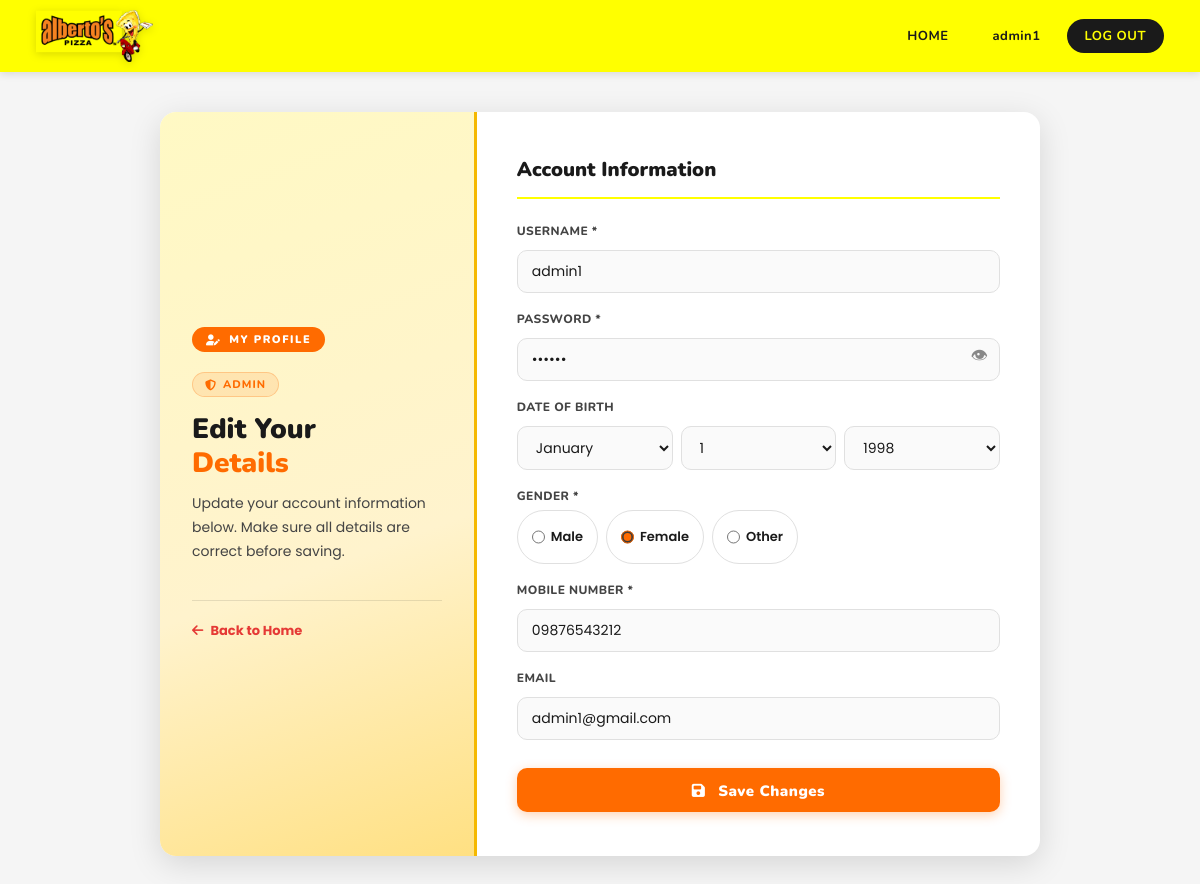
/profile_staff.php (signed in), run on the app's committed database.
### tables this page shows
CREATE TABLE `users` (
  `user_id` int NOT NULL AUTO_INCREMENT,
  `username` varchar(50) NOT NULL,
  `password` varchar(255) NOT NULL,
  `role` enum('admin','cashier','customer','driver') NOT NULL,
  `birth_date` date NOT NULL,
  `gender` enum('Male','Female','Other') NOT NULL,
  `mobile_number` varchar(11) NOT NULL,
  `email` varchar(100) DEFAULT NULL,
  `created_at` timestamp NULL DEFAULT CURRENT_TIMESTAMP,
  PRIMARY KEY (`user_id`),
  UNIQUE KEY `uq_username` (`username`)
);

### profile_staff.php (the view, shortened to what this page needs)
<?php
include "db_connect.php";
$role = strtolower($_SESSION['role'] ?? '');
$user_id = intval($_SESSION['user_id']);
$stmt = $conn->prepare("SELECT * FROM users WHERE user_id = ? LIMIT 1");
$stmt->bind_param("i", $user_id);
$stmt->execute();
$user = $stmt->get_result()->fetch_assoc();
$homeLink = match($role) {
    'cashier' => 'cashier.php',
    'driver'  => 'driver.php',
    'admin'   => 'admin.php',
    default   => 'index.php',
};
$roleLabel = match($role) {
    'cashier' => 'Cashier',
    'driver'  => 'Driver',
    'admin'   => 'Admin',
    default   => ucfirst($role),
};
$birthMonth = date('n', strtotime($user['birth_date']));
$birthDay   = date('j', strtotime($user['birth_date']));
$birthYear  = date('Y', strtotime($user['birth_date']));
?>
<!DOCTYPE html>
<html lang="en">
<head>
  <link rel="stylesheet" href="css/style.css">
  <link rel="stylesheet" href="https://cdnjs.cloudflare.com/ajax/libs/font-awesome/6.4.0/css/all.min.css">
</head>
<body>
<header class="navbar">
  <img src="logo/Alberto's Pizza.png" class="logo-img" alt="Alberto's Pizza Logo">
  <div class="nav-links">
    <a href="<?= $homeLink ?>">
      <?= $role === 'driver' ? 'DASHBOARD' : 'HOME' ?>
    </a>
    <a href="profile_staff.php"><?= htmlspecialchars($_SESSION['username']) ?></a>
    <a href="logout.php">LOG OUT</a>
  </div>
</header>
<div class="signup-wrapper">
  <div class="signup-card">
    <div class="signup-info">
      <div class="brand-badge">
        <i class="fa-solid fa-user-pen"></i> My Profile
      </div>
      <div class="role-pill">
        <?php
          $roleIcon = match($role) {
              'cashier' => 'fa-cash-register',
              'driver'  => 'fa-motorcycle',
              'admin'   => 'fa-shield-halved',
              default   => 'fa-user',
          };
        ?>
        <i class="fa-solid <?= $roleIcon ?>"></i>
        <?= $roleLabel ?>
      </div>
      <h2>Edit Your<br><span>Details</span></h2>
      <p>Update your account information below. Make sure all details are correct before saving.</p>
      <a href="<?= $homeLink ?>" class="back-link">
        <i class="fa-solid fa-arrow-left"></i>
        Back to <?= $role === 'driver' ? 'Dashboard' : 'Home' ?>
      </a>
    </div>
    <div class="signup-form">
      <div class="form-title">Account Information</div>
      <form method="POST">
        <label>Username *</label>
        <input type="text" name="username"
               value="<?= htmlspecialchars($user['username']) ?>"
               placeholder="Your username" required>
        <label>Password *</label>
        <div class="password-wrapper">
          <input type="password" id="staffPassword" name="password"
                 value="<?= htmlspecialchars($user['password']) ?>"
                 placeholder="Your password" required>
          <span class="toggle-password" onclick="togglePassword()">👁</span>
        </div>
        <label>Date of Birth</label>
        <div class="dob">
          <select name="month" id="dobMonth">
            <?php
            $months = [1=>"January",2=>"February",3=>"March",4=>"April",5=>"May",6=>"June",
                       7=>"July",8=>"August",9=>"September",10=>"October",11=>"November",12=>"December"];
            foreach ($months as $num => $name) {
                echo "<option value='$num'" . ($num == $birthMonth ? " selected" : "") . ">$name</option>";
            }
            ?>
          </select>
          <select name="day" id="dobDay">
            <?php for ($i = 1; $i <= 31; $i++): ?>
              <option value="<?= $i ?>"<?= $i == $birthDay ? " selected" : "" ?>><?= $i ?></option>
            <?php endfor; ?>
          </select>
          <select name="year" id="dobYear">
            <?php for ($y = date("Y"); $y >= 1900; $y--): ?>
              <option value="<?= $y ?>"<?= $y == $birthYear ? " selected" : "" ?>><?= $y ?></option>
            <?php endfor; ?>
          </select>
        </div>
        <label class="gender-label">Gender *</label>
        <div class="gender-inline">
          <?php foreach (['Male', 'Female', 'Other'] as $g): ?>
            <label>
              <input type="radio" name="gender" value="<?= $g ?>"
                     <?= $user['gender'] === $g ? 'checked' : '' ?> required>
              <?= $g ?>
            </label>
          <?php endforeach; ?>
        </div>
        <label>Mobile Number *</label>
        <input type="text" name="mobile"
               value="<?= htmlspecialchars($user['mobile_number']) ?>"
               placeholder="09XXXXXXXXX" maxlength="11" required>
        <label>Email</label>
        <input type="email" name="email"
               value="<?= htmlspecialchars($user['email'] ?? '') ?>"
               placeholder="your@email.com">
        <button class="create-account-btn" type="submit">
          <i class="fa-solid fa-floppy-disk" style="margin-right:8px;"></i>
          Save Changes
        </button>
      </form>
    </div>
  </div>
</div>
</body>
</html>

### css/style.css (style rules this page uses)
:root { --yellow: #FFFF00; --yellow-dark: #F5B800; --orange: #FF6B00; --orange-light:#FF8C2A; --red: #E53935; --green: #2E7D32; --green-light: #43A047; --amber: #F57C00; --bg: #F5F5F5; --white: #FFFFFF; --card-bg: #FFFFFF; --text-dark: #1A1A1A; --text-mid: #444444; --text-light: #888888; --border: #E0E0E0; --radius-sm: 6px; --radius-md: 10px; --radius-lg: 16px; --radius-pill: 999px; --shadow-sm: 0 1px 4px rgba(0,0,0,0.08); --shadow-md: 0 4px 16px rgba(0,0,0,0.10); --shadow-lg: 0 8px 32px rgba(0,0,0,0.13); --font-main: 'Nunito', sans-serif; --font-body: 'Poppins', sans-serif; }
*, *::before, *::after { box-sizing: border-box; margin: 0; padding: 0; }
body { font-family: var(--font-body); background: var(--bg); color: var(--text-dark); min-height: 100vh; }
.navbar { background: var(--yellow); display: flex; align-items: center; justify-content: space-between; padding: 0 36px; height: 72px; min-height: 72px; box-shadow: 0 2px 8px rgba(0,0,0,0.12); position: sticky; top: 0; z-index: 100; }
.logo-img { height: 52px; object-fit: contain; filter: drop-shadow(0 2px 4px rgba(0,0,0,0.15)); }
.nav-links { display: flex; align-items: center; gap: 8px; }
.nav-links a, .nav-links button { font-family: var(--font-main); font-weight: 700; font-size: 13px; letter-spacing: 0.5px; text-decoration: none; padding: 8px 18px; border-radius: var(--radius-pill); border: none; cursor: pointer; transition: background 0.18s, color 0.18s, transform 0.15s; color: var(--text-dark); background: transparent; margin-left: 0; }
.nav-links a[href="logout.php"], .nav-links a[href="login.php"] { background: var(--text-dark); color: var(--yellow); }
.add-btn, button { background: var(--orange); border: none; padding: 10px; margin-top: 10px; cursor: pointer; border-radius: var(--radius-sm); font-family: var(--font-body); font-weight: 600; transition: background 0.18s, transform 0.15s; }
.password-wrapper { position: relative; width: 100%; }
.password-wrapper input { width: 100%; padding-right: 40px; box-sizing: border-box; }
.toggle-password { position: absolute; right: 10px; top: 50%; transform: translateY(-50%); cursor: pointer; user-select: none; font-size: 18px; color: #666; }
.gender-label { font-size: 14px; font-weight: bold; display: block; margin-top: 14px; margin-bottom: 6px; }
.gender-inline { display: flex; align-items: center; gap: 20px; }
.gender-inline label { display: inline-flex; align-items: center; font-size: 14px; font-weight: normal; margin-top: 0; cursor: pointer; }
.gender-inline input[type="radio"] { margin-right: 6px; }
.signup-wrapper { min-height: calc(100vh - 140px); display: flex; align-items: center; justify-content: center; }
.signup-card { background: #ffffff; display: flex; width: 860px; border-radius: 12px; box-shadow: 0 8px 25px rgba(0,0,0,0.12); }
.signup-info { width: 40%; padding: 40px; background: #fff3cd; border-top-left-radius: 12px; border-bottom-left-radius: 12px; }
.signup-info h2 { color: var(--orange); font-size: 26px; margin-bottom: 10px; }
.signup-info p { font-size: 15px; line-height: 1.6; }
.signup-info a { color: var(--red); text-decoration: none; font-weight: bold; cursor: pointer; }
.signup-form { width: 60%; padding: 40px; }
.signup-form label { font-size: 13px; font-weight: bold; display: block; margin-top: 14px; }
.signup-form input, .signup-form select { width: 100%; padding: 8px; margin-top: 5px; height: 38px; border: 1px solid #ccc; border-radius: 4px; box-sizing: border-box; }
.dob { display: flex; gap: 5px; }
.create-account-btn { margin-top: 25px; width: 100%; height: 44px; padding: 0 12px; font-size: 15px; background: var(--orange); color: white; border: none; font-weight: bold; cursor: pointer; border-radius: 6px; transition: background 0.18s; }

### data on the page
users: username "admin1", month "January", day "1", year "1998", gender "☐ Male", gender "☑ Female", gender "☐ Other", mobile "09876543212", email "admin1@gmail.com"

### other printed values
$_SESSION['username'] "admin1"
$roleLabel "ADMIN"
$g "Male"
$g "Female"
$g "Other"
